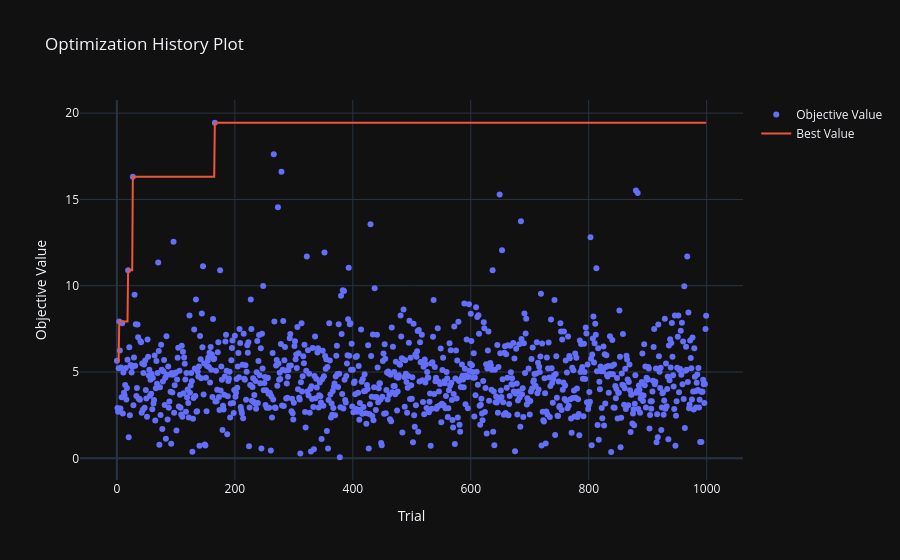

The notebook cell saved with this chart:
### Markdown cell above
From the slice plot can notice a few things...

- looks like a lowish ce_low_length value is ideal All sortino values > 8 are ce_low_length = 1
- ATR multiplier <2 also looks ideal as under 2 sortino values reach > 6
- ADX_length and ADX_threshold appear to perform better at low values

Generally there aren't major correlations, but can generally see where there might be better results.  The slice plot does slightly agree with the most hyperparameter importance, since these are the only values that so some sort of correlation to sortino ratio.


NOTE:  Removed atr_length and ce_high_length from the slice plot, since they have very little correlation to sortino ratio.

### Code cell
# fig4 = optuna.visualization.plot_contour(study)
# fig4.update_layout(height=1000)
# for trace in fig4.data:
#     if hasattr(trace, "marker"):
#         # ensure markers are visible when mode exists
#         if hasattr(trace, "mode") and trace.mode and "markers" not in str(trace.mode):
#             trace.mode = f"{trace.mode}+markers"
#         trace.marker.size = 1
# show(fig4)

fig3 = optuna.visualization.plot_optimization_history(study)
show(fig3)

### Figure 1 — Plotly figure (JSON) as saved in the notebook; plotly's stock layout.template omitted (floating-point values rounded to 4 significant figures; data arrays with more than 128 entries replaced by an {"elided": "..."} marker saying what was removed)
{"data": [{"mode": "markers", "name": "Objective Value", "x": {"elided": "1000 int values"}, "y": {"elided": "1000 float values"}, "type": "scatter"}, {"mode": "lines", "name": "Best Value", "x": {"elided": "1000 int values"}, "y": {"elided": "1000 float values"}, "type": "scatter"}, {"marker": {"color": "#cccccc"}, "mode": "markers", "name": "Infeasible Trial", "showlegend": false, "x": [], "y": [], "type": "scatter"}], "layout": {"title": {"text": "Optimization History Plot"}, "xaxis": {"title": {"text": "Trial"}}, "yaxis": {"title": {"text": "Objective Value"}}}}
